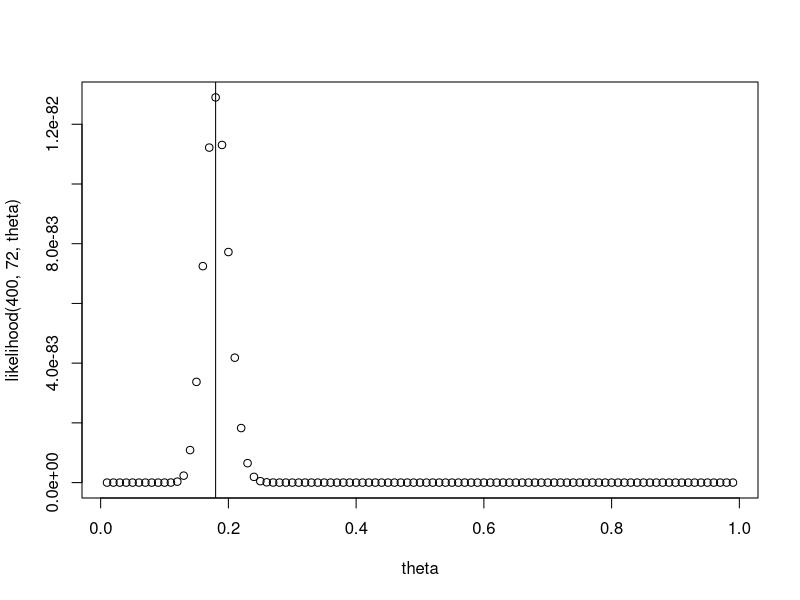
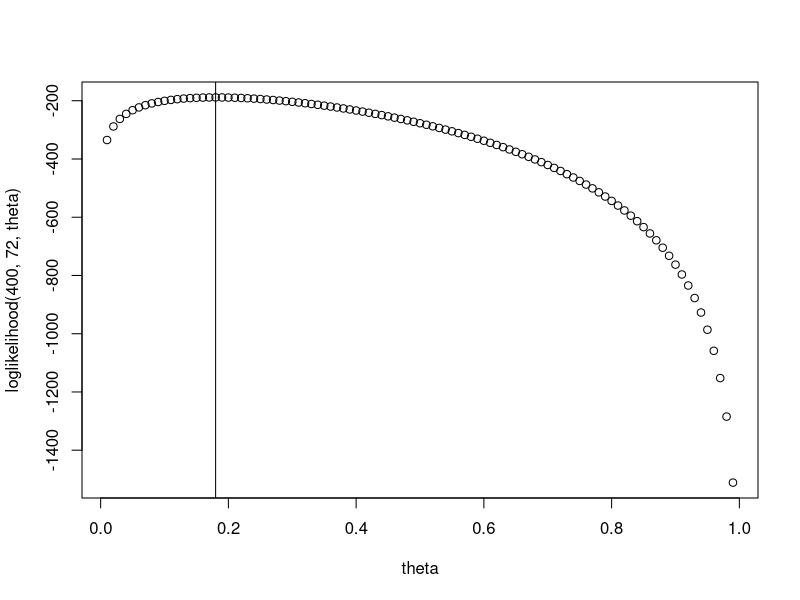
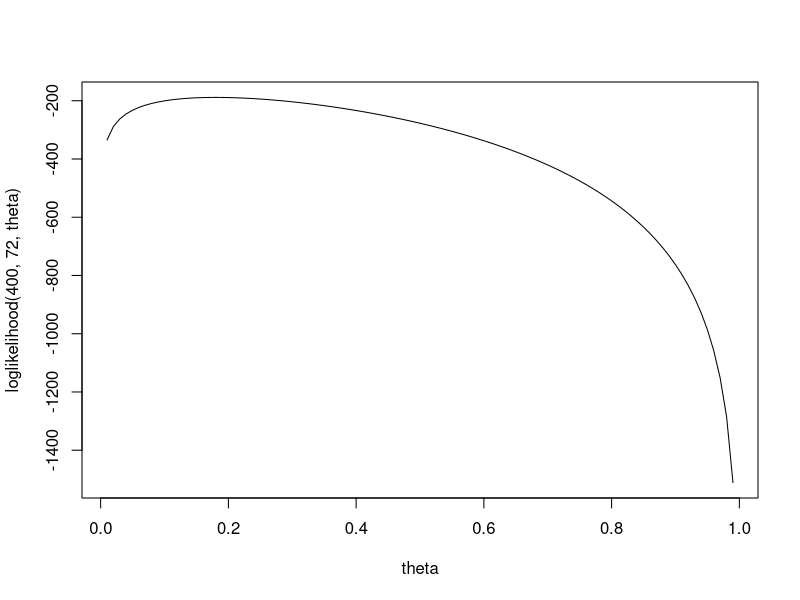

Here is the R script that generated these plots, in order:
#The likelihood function for Bernoulli trials 
#The scenario is that a hospital admitted 400 patients of heart attach, 72 of them died after 3 months 

likelihood=function(n,y,theta){return(theta^y*(1-theta)^(n-y))} #Create the likelihood function
theta=seq(from=.01, to=.99, by=.01) #Create a sequence of values for theta
plot(theta,likelihood(400,72,theta)) #Plot theta agains likelihood 
abline(v=72/400) #Add a vertical line to indicate the value that maximise the likelihood

#The log likelihood
loglikelihood=function(n,y,theta){return(y*log(theta)+(n-y)*log(1-theta))}
plot(theta,loglikelihood(400,72,theta))
abline(v=72/400)

plot(theta,loglikelihood(400,72,theta), type = "l") #Change the plot to line chart
